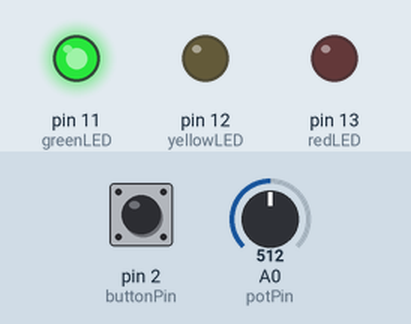
Bench run of a sketch on a simulated Arduino Uno, built with avr-gcc and run on an emulated ATmega328P. Shown: output pins drawn as LEDs (lit = HIGH). Inputs (shaded band) come from the test bench; at power-on: A0 (potPin) = 512, pin 2 (buttonPin) LOW.

Above: at 1.2 s.
1.3 s: A0 (potPin) set to 384
4.3 s: A0 (potPin) set to 362
At 5.5 s:
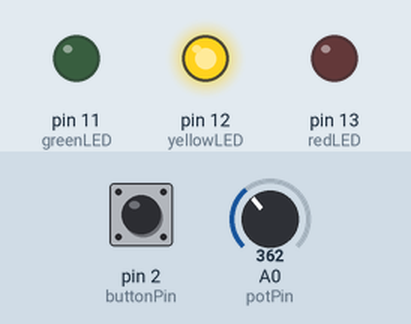
At 7.0 s:
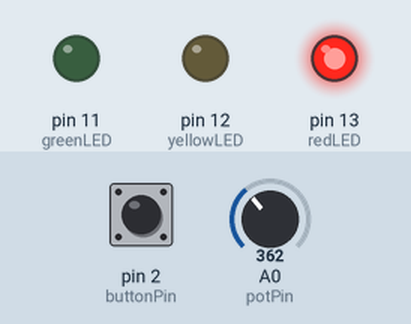
7.3 s: pin 2 (buttonPin) pulled HIGH for 0.15 s
At 7.7 s:
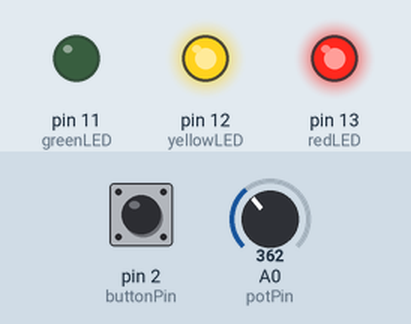
12.3 s: A0 (potPin) set to 511
Timing chart, 0 to 15.3 s (numbered marks = the images above; inputs shaded):
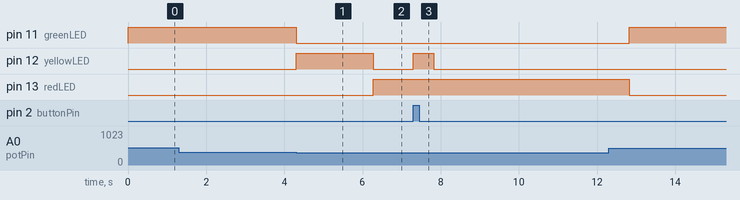

Measured:
- the behaviour switches between 375 and 374 on A0 (potPin) (found by bisection; images 0 and 1)
- after the input at 1.3 s, every drawn part: stays the same
- after the input at 4.3 s, pin 13 (redLED): LOW → HIGH after 2.0 s instead of 2.3 s
- after the input at 7.3 s, pin 11 (greenLED): stays LOW (without the input it goes to HIGH after 3.2 s); pin 12 (yellowLED): LOW → HIGH at once, → LOW 0.52 s later; pin 13 (redLED): stays HIGH (without the input it goes to LOW after 3.2 s)

The sketch:

Story_1Experimental.ino
```cpp
// Define the LED pins
const int redLED = 13;
const int yellowLED = 12;
const int greenLED = 11;
const int buttonPin = 2; // Push button connected to digital pin 2

// Define the Potentiometer pin
const int potPin = A0;

// Variables to manage time using millis()
long greenDuration;
long yellowDuration;
long redDuration;
long startTime = 0;

// Variable to store the button state
int buttonState = 0;

void setup() {
  // Set the LED pins as OUTPUTs
  pinMode(redLED, OUTPUT);
  pinMode(yellowLED, OUTPUT);
  pinMode(greenLED, OUTPUT);
  // Set the button pin as an INPUT
  pinMode(buttonPin, INPUT);

  // Set initial durations (milliseconds) - these will be adjusted by the pot
  greenDuration = 5000;
  yellowDuration = 2000;
  redDuration = 5000;
  startTime = millis(); // Record the start time
}

void loop() {
  // Read the potentiometer and button values
  int potValue = analogRead(potPin);
  // Map the 0-1023 pot value to a useful time range (e.g., 1 to 10 seconds)
  redDuration = map(potValue, 0, 1023, 1000, 10000);
  greenDuration = map(potValue, 0, 1023, 1000, 10000);
  yellowDuration = greenDuration / 2;

  buttonState = digitalRead(buttonPin); // Read the button's state

  // Check if the button is pressed (HIGH signal)
  if (buttonState == HIGH) {
    // If pressed, immediately start the sequence to red
    digitalWrite(greenLED, LOW);
    digitalWrite(yellowLED, HIGH); // Yellow light on briefly
    delay(yellowDuration / 4); // Short delay for immediate yellow

    digitalWrite(yellowLED, LOW);
    digitalWrite(redLED, HIGH); // Red light on for a set time (e.g., 5 seconds)
    delay(5000); // Pedestrian crossing time

    // After crossing time, return to normal sequence (green)
    startTime = millis(); // Reset the timer to continue the normal cycle
  } else {
    // --- Normal Traffic Light Sequence (using millis) ---
    // This logic checks if enough time has passed to change the lights
    if (millis() - startTime < greenDuration) {
      digitalWrite(greenLED, HIGH);
      digitalWrite(yellowLED, LOW);
      digitalWrite(redLED, LOW);
    } else if (millis() - startTime < greenDuration + yellowDuration) {
      digitalWrite(greenLED, LOW);
      digitalWrite(yellowLED, HIGH);
      digitalWrite(redLED, LOW);
    } else if (millis() - startTime < greenDuration + yellowDuration + redDuration) {
      digitalWrite(greenLED, LOW);
      digitalWrite(yellowLED, LOW);
      digitalWrite(redLED, HIGH);
    } else {
      startTime = millis(); // Reset the cycle
    }
  }
}
```
